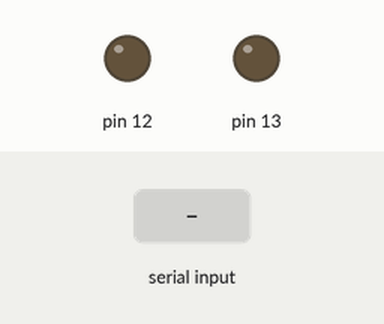
Bench run of a sketch on a simulated Arduino Uno, built with avr-gcc and run on an emulated ATmega328P. On the bench: output pins drawn as LEDs (lit = HIGH). The inputs (shaded band) are chosen by the test bench. What the sketch prints to the serial monitor is not drawn.

Above: at 1.2 s.
1.3 s: "VALIDA\n" received over Serial
At 2.1 s:
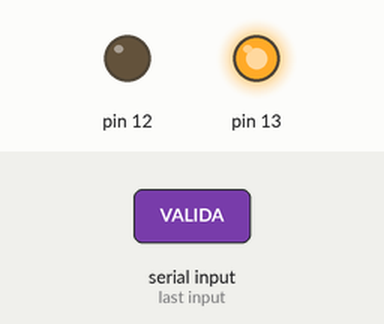
3.8 s: "RECHAZADA\n" received over Serial
At 4.5 s:
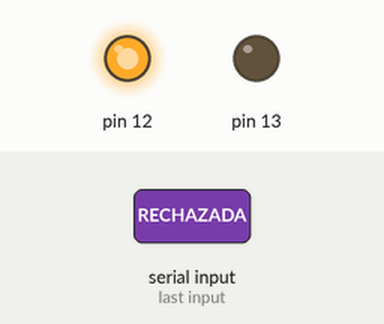
Timing chart, 0 to 6.8 s (numbered marks = the images above; inputs shaded):
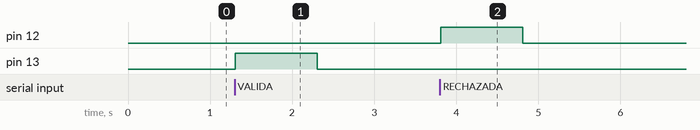

Measured:
- after the input at 1.3 s, pin 13: LOW → HIGH at once, → LOW 1.0 s later
- after the input at 3.8 s, pin 12: LOW → HIGH at once, → LOW 1.0 s later

The sketch:

main.ino
```cpp
void setup() {
  pinMode(13, OUTPUT);
  pinMode(12, OUTPUT);
  Serial.begin(9600);

  digitalWrite(13, LOW);
  digitalWrite(12, LOW);
}

void loop() {
  if (Serial.available()) {
    String comando = Serial.readStringUntil('\n');
    comando.trim();

    Serial.print("Comando recibido: ");
    Serial.println(comando);

    if (comando == "VALIDA") {
      digitalWrite(13, HIGH);
      Serial.println("✅ LED 13 encendido por 1 segundo");
      delay(1000);
      digitalWrite(13, LOW);
    } else if (comando == "RECHAZADA") {
      digitalWrite(12, HIGH);
      Serial.println("✅ LED 12 encendido por 1 segundo");
      delay(1000);
      digitalWrite(12, LOW);
    } else {
      Serial.println("❌ Comando no reconocido");
    }
  }
}
```
